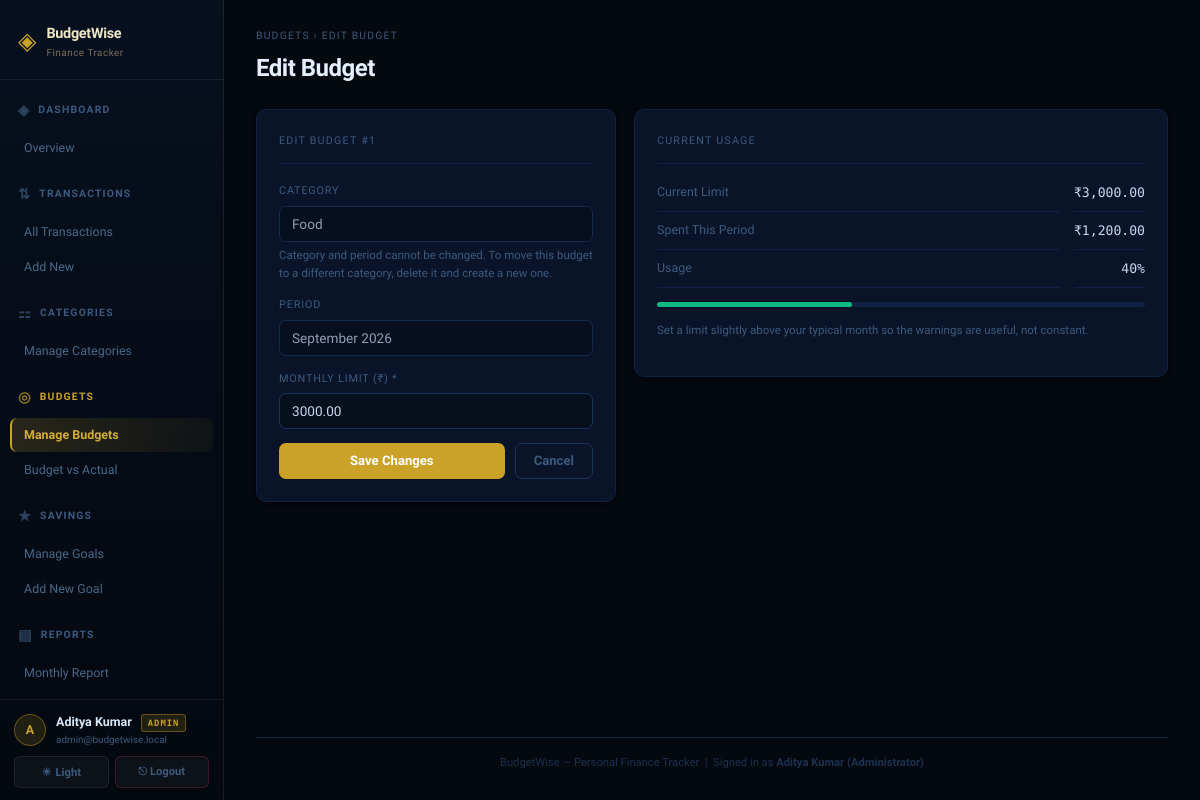
Screenshot of /budgets/edit_budget.php?id=1 (signed in) with the database file from the repository.
### tables this page shows
CREATE TABLE user_profiles (
    user_id        INT PRIMARY KEY,
    name           VARCHAR(100)  NOT NULL DEFAULT 'User',
    phone          VARCHAR(20)   NULL,
    profile_image  VARCHAR(255)  NULL,
    monthly_goal   DECIMAL(10,2) NOT NULL DEFAULT 10000.00,
    created_at     TIMESTAMP     DEFAULT CURRENT_TIMESTAMP,
    FOREIGN KEY (user_id) REFERENCES users(id) ON DELETE CASCADE
);

CREATE TABLE users (
    id         INT AUTO_INCREMENT PRIMARY KEY,
    username   VARCHAR(50)  NOT NULL UNIQUE,
    email      VARCHAR(100) NOT NULL UNIQUE,
    password   VARCHAR(255) NOT NULL,
    role       ENUM('user','admin') NOT NULL DEFAULT 'user',
    is_active  TINYINT(1)   NOT NULL DEFAULT 1,
    created_at TIMESTAMP    DEFAULT CURRENT_TIMESTAMP
);

CREATE TABLE budgets (
    id             INT AUTO_INCREMENT PRIMARY KEY,
    user_id        INT           NOT NULL,
    category_id    INT           NOT NULL,
    monthly_limit  DECIMAL(10,2) NOT NULL,
    period_month   TINYINT       NOT NULL,
    period_year    SMALLINT      NOT NULL,
    created_at     TIMESTAMP     DEFAULT CURRENT_TIMESTAMP,
    FOREIGN KEY (user_id)     REFERENCES users(id)      ON DELETE CASCADE,
    FOREIGN KEY (category_id) REFERENCES categories(id) ON DELETE CASCADE,
    UNIQUE KEY uq_user_cat_period (user_id, category_id, period_month, period_year),
    INDEX idx_bud_user (user_id)
);

CREATE TABLE categories (
    id          INT AUTO_INCREMENT PRIMARY KEY,
    name        VARCHAR(50)              NOT NULL,
    type        ENUM('income','expense') NOT NULL,
    is_default  TINYINT(1)               NOT NULL DEFAULT 0,
    user_id     INT                      NULL,
    created_at  TIMESTAMP                DEFAULT CURRENT_TIMESTAMP,
    FOREIGN KEY (user_id) REFERENCES users(id) ON DELETE CASCADE,
    INDEX idx_cat_type (type),
    INDEX idx_cat_user (user_id)
);

### includes/db.php (called while the page is built, shortened)
<?php
$conn = mysqli_connect(DB_HOST, DB_USER, DB_PASS, DB_NAME);
mysqli_set_charset($conn, 'utf8mb4');
function db_all($conn, $sql, $types = '', $params = []): array
{
    $stmt = mysqli_prepare($conn, $sql);
    if ($params) {
        mysqli_stmt_bind_param($stmt, $types, ...$params);
    }
    mysqli_stmt_execute($stmt);
    $result = mysqli_stmt_get_result($stmt);
    $rows   = [];
    while ($row = mysqli_fetch_assoc($result)) {
        $rows[] = $row;
    }
    return $rows;
}
function db_one($conn, $sql, $types = '', $params = [])
{
    $rows = db_all($conn, $sql, $types, $params);
    return $rows[0] ?? null;
}
if (!isset($skip_auth)) {
    $_active = db_one($conn,
        "SELECT is_active FROM users WHERE id = ?",
        "i", [(int)$_SESSION['user_id']]
    );
}
function fmt($n): string
{
    $n    = (float) $n;
    $sign = $n < 0 ? '-' : '';
    $n    = abs($n);
    [$int, $dec] = explode('.', number_format($n, 2, '.', ''));
    if (strlen($int) > 3) {
        $last3 = substr($int, -3);
        $rest  = substr($int, 0, -3);
        $rest  = preg_replace('/\B(?=(\d{2})+(?!\d))/', ',', $rest);
        $int   = $rest . ',' . $last3;
    }
    return "\xe2\x82\xb9" . $sign . $int . '.' . $dec;
}
function get_theme(): string
{
    return (($_COOKIE['theme'] ?? 'dark') === 'light') ? 'light' : 'dark';
}
require_once __DIR__ . '/auth.php';

### includes/auth.php (called while the page is built, shortened)
<?php
function current_user_id(): int
{
    return (int) ($_SESSION['user_id'] ?? 0);
}
function current_user_role(): string
{
    return $_SESSION['role'] ?? 'user';
}
function is_admin(): bool
{
    return current_user_role() === 'admin';
}
function current_user($conn): ?array
{
    $uid = current_user_id();
    return db_one($conn,
        "SELECT id, username, email, role, is_active, created_at
         FROM users WHERE id = ?",
        "i", [$uid]
    );
}
function current_profile($conn): array
{
    $uid = current_user_id();
    $row = db_one($conn,
        "SELECT user_id, name, phone, profile_image, monthly_goal
         FROM user_profiles WHERE user_id = ?",
        "i", [$uid]
    );
    return $row ?? ['user_id' => $uid, 'name' => 'User', 'phone' => '',
                    'profile_image' => null, 'monthly_goal' => 0];
}

### budgets/edit_budget.php (the view, shortened to what this page needs)
<?php
require_once 'includes/db.php';
$uid = current_user_id();
$id  = (int)($_GET['id'] ?? 0);
$row = db_one($conn, "
    SELECT b.id, b.category_id, b.monthly_limit,
           b.period_month, b.period_year, c.name AS category_name
    FROM budgets b
    LEFT JOIN categories c ON c.id = b.category_id
    WHERE b.id = ?
", "i", [$id]);
$section = 'Budgets';
$page    = 'manage_budgets.php';
$title   = 'Edit Budget';
require_once 'includes/header.php';
$spent_row = db_one($conn, "
    SELECT COALESCE(SUM(amount), 0) AS spent
    FROM transactions
    WHERE user_id = ?
      AND category_id = ?
      AND type = 'expense'
      AND MONTH(txn_date) = ?
      AND YEAR(txn_date)  = ?
", "iiii", [
    $uid,
    (int)$row['category_id'],
    (int)$row['period_month'],
    (int)$row['period_year'],
]);
$spent = (float) $spent_row['spent'];
$period_label = date('F Y', mktime(0, 0, 0, $row['period_month'], 1, $row['period_year']));
$usage_pct    = $row['monthly_limit'] > 0
              ? round(($spent / $row['monthly_limit']) * 100, 1)
              : 0;
$usage_pct    = min(999, $usage_pct);
?>
<div class="grid-form">
    <div class="card">
        <div class="card-title">Edit Budget #<?= $id ?></div>
        <form method="POST">
            <div class="form-group">
                <label>Category</label>
                <input type="text" value="<?= htmlspecialchars($row['category_name'] ?? '—') ?>"
                       disabled style="opacity:.7">
                <p class="form-hint">
                    Category and period cannot be changed. To move this
                    budget to a different category, delete it and create
                    a new one.
                </p>
            </div>
            <div class="form-group">
                <label>Period</label>
                <input type="text" value="<?= htmlspecialchars($period_label) ?>"
                       disabled style="opacity:.7">
            </div>
            <div class="form-group">
                <label>Monthly Limit (&#8377;) *</label>
                <input type="number" name="monthly_limit"
                       value="<?= htmlspecialchars($row['monthly_limit']) ?>"
                       min="1" step="0.01" required>
            </div>
            <div class="form-actions">
                <button type="submit" class="btn btn-primary btn-full">Save Changes</button>
                <a href="manage_budgets.php?month=<?= (int)$row['period_month'] ?>&year=<?= (int)$row['period_year'] ?>"
                   class="btn btn-ghost">Cancel</a>
            </div>
        </form>
    </div>
    <div class="card">
        <div class="card-title">Current Usage</div>
        <dl class="info-list">
            <dt>Current Limit</dt>
            <dd class="info-val info-neutral"><?= fmt($row['monthly_limit']) ?></dd>
            <dt>Spent This Period</dt>
            <dd class="info-val info-<?= $spent > $row['monthly_limit'] ? 'red' : 'neutral' ?>">
                <?= fmt($spent) ?>
            </dd>
            <dt>Usage</dt>
            <dd class="info-val info-<?= $usage_pct >= 100 ? 'red' : ($usage_pct >= 70 ? 'yellow' : 'green') ?>">
                <?= $usage_pct ?>%
            </dd>
        </dl>
        <div style="margin-top:14px">
            <div class="prog-wrap">
                <div class="prog-fill <?= $usage_pct >= 100 ? 'over' : ($usage_pct >= 70 ? 'warn' : 'ok') ?>"
                     style="width:<?= min(100, $usage_pct) ?>%"></div>
            </div>
        </div>
        <p class="form-hint" style="margin-top:14px">
            Set a limit slightly above your typical month so the
            warnings are useful, not constant.
        </p>
    </div>
</div>
<?php require_once 'includes/footer.php'; ?>

### includes/header.php (shortened to what this page needs)
<?php
$nav = [
    'Dashboard'     => ['icon' => '&#9672;', 'links' => [
        'Overview' => 'dashboard.php',
    ]],
    'Transactions'  => ['icon' => '&#8645;', 'links' => [
        'All Transactions' => 'view_transactions.php',
        'Add New'          => 'add_transaction.php',
    ]],
    'Categories'    => ['icon' => '&#9871;', 'links' => [
        'Manage Categories' => 'manage_categories.php',
    ]],
    'Budgets'       => ['icon' => '&#9678;', 'links' => [
        'Manage Budgets'    => 'manage_budgets.php',
        'Budget vs Actual'  => 'budget_vs_actual.php',
    ]],
    'Savings'       => ['icon' => '&#9733;', 'links' => [
        'Manage Goals'  => 'manage_goals.php',
        'Add New Goal'  => 'add_goal.php',
    ]],
    'Reports'       => ['icon' => '&#9636;', 'links' => [
        'Monthly Report'    => 'monthly_report.php',
        'Category Report'   => 'category_report.php',
        'Date Range Report' => 'date_range_report.php',
    ]],
    'Notifications' => ['icon' => '&#9873;', 'links' => [
        'View All' => 'view_notifications.php',
    ]],
    'Profile'       => ['icon' => '&#10022;', 'links' => [
        'My Profile'      => 'profile.php',
        'Settings'        => 'settings.php',
        'Payment Methods' => 'payment_methods.php',
    ]],
];
if (is_admin()) {
    $nav['Admin'] = ['icon' => '&#9881;', 'links' => [
        'Admin Dashboard' => 'admin_dashboard.php',
        'Manage Users'    => 'manage_users.php',
        'System Logs'     => 'system_logs.php',
    ]];
}
$theme = get_theme();
$me    = current_user($conn);
$prof  = current_profile($conn);
?>
<!DOCTYPE html>
<html lang="en" data-theme="<?= htmlspecialchars($theme, ENT_QUOTES, 'UTF-8') ?>">
<head>
    <link rel="stylesheet" href="assets/style.css">
</head>
<body>
<div class="app">
<aside class="sidebar">
    <div class="sidebar-logo">
        <span class="logo-icon">&#9672;</span>
        <div>
            <div class="logo-name">BudgetWise</div>
            <div class="logo-sub">Finance Tracker</div>
        </div>
    </div>
    <nav class="sidebar-nav">
        <?php foreach ($nav as $sec_name => $sec): ?>
            <?php $active_sec = ($section ?? '') === $sec_name; ?>
            <div class="nav-section <?= $active_sec ? 'active' : '' ?>">
                <div class="nav-section-label">
                    <span class="nav-icon"><?= $sec['icon'] ?></span>
                    <span class="nav-section-name"><?= htmlspecialchars($sec_name, ENT_QUOTES, 'UTF-8') ?></span>
                </div>
                <div class="nav-links">
                    <?php foreach ($sec['links'] as $lname => $lfile): ?>
                        <a href="<?= htmlspecialchars($lfile, ENT_QUOTES, 'UTF-8') ?>"
                           class="nav-link <?= ($page ?? '') === $lfile ? 'active' : '' ?>">
                            <?= htmlspecialchars($lname, ENT_QUOTES, 'UTF-8') ?>
                        </a>
                    <?php endforeach; ?>
                </div>
            </div>
        <?php endforeach; ?>
    </nav>
    <div class="sidebar-footer">
        <div class="sf-user">
            <div class="sf-avatar">
                <?= htmlspecialchars(strtoupper(substr($prof['name'] ?? 'U', 0, 1)), ENT_QUOTES, 'UTF-8') ?>
            </div>
            <div class="sf-meta">
                <div class="sf-name">
                    <?= htmlspecialchars($prof['name'] ?? 'User', ENT_QUOTES, 'UTF-8') ?>
                    <?php if (is_admin()): ?>
                        <span class="sf-role">ADMIN</span>
                    <?php endif; ?>
                </div>
                <div class="sf-email"><?= htmlspecialchars($me['email'] ?? '', ENT_QUOTES, 'UTF-8') ?></div>
            </div>
        </div>
        <div class="sf-actions">
            <button type="button" class="sf-btn" onclick="toggleTheme()" title="Switch theme">
                <span id="theme-icon"><?= $theme === 'dark' ? '&#9728;' : '&#9790;' ?></span>
                <span id="theme-lbl"><?= $theme === 'dark' ? 'Light'   : 'Dark'    ?></span>
            </button>
            <a href="logout.php" class="sf-btn logout" title="Sign out">
                &#9099; Logout
            </a>
        </div>
    </div>
</aside>
<main class="main">
    <div class="page-header">
        <div class="breadcrumb">
            <?= htmlspecialchars($section ?? '', ENT_QUOTES, 'UTF-8') ?> &rsaquo;
            <?= htmlspecialchars($title   ?? '', ENT_QUOTES, 'UTF-8') ?>
        </div>
        <h1 class="page-title"><?= htmlspecialchars($title ?? '', ENT_QUOTES, 'UTF-8') ?></h1>
    </div>

### includes/footer.php (shortened to what this page needs)
    <footer class="page-footer">
        BudgetWise &mdash; Personal Finance Tracker
        &nbsp;|&nbsp;
        <?php
        $display_name = $prof['name'] ?? ($_SESSION['username'] ?? 'Guest');
        $role_label   = is_admin() ? ' (Administrator)' : '';
        ?>
        Signed in as <strong><?= htmlspecialchars($display_name . $role_label, ENT_QUOTES, 'UTF-8') ?></strong>
    </footer>
</main>
</div>
</body>
</html>

### rows the page displays
user_profiles: name "A", name "Aditya Kumar", name "Aditya Kumar (Administrator)"
users: email "admin@budgetwise.local", is_active "1"
budgets: category.name "Food", period_month+period_year "September 2026", monthly_limit "3000.00", monthly_limit "₹3,000.00"

### other values shown
$sec['icon'] "◈"
$sec_name "DASHBOARD"
$lname "Overview"
$sec['icon'] "⇅"
$sec_name "TRANSACTIONS"
$lname "All Transactions"
$lname "Add New"
$sec['icon'] "⚏"
$sec_name "CATEGORIES"
$lname "Manage Categories"
$sec['icon'] "◎"
$sec_name "BUDGETS"
$lname "Manage Budgets"
$lname "Budget vs Actual"
$sec['icon'] "★"
